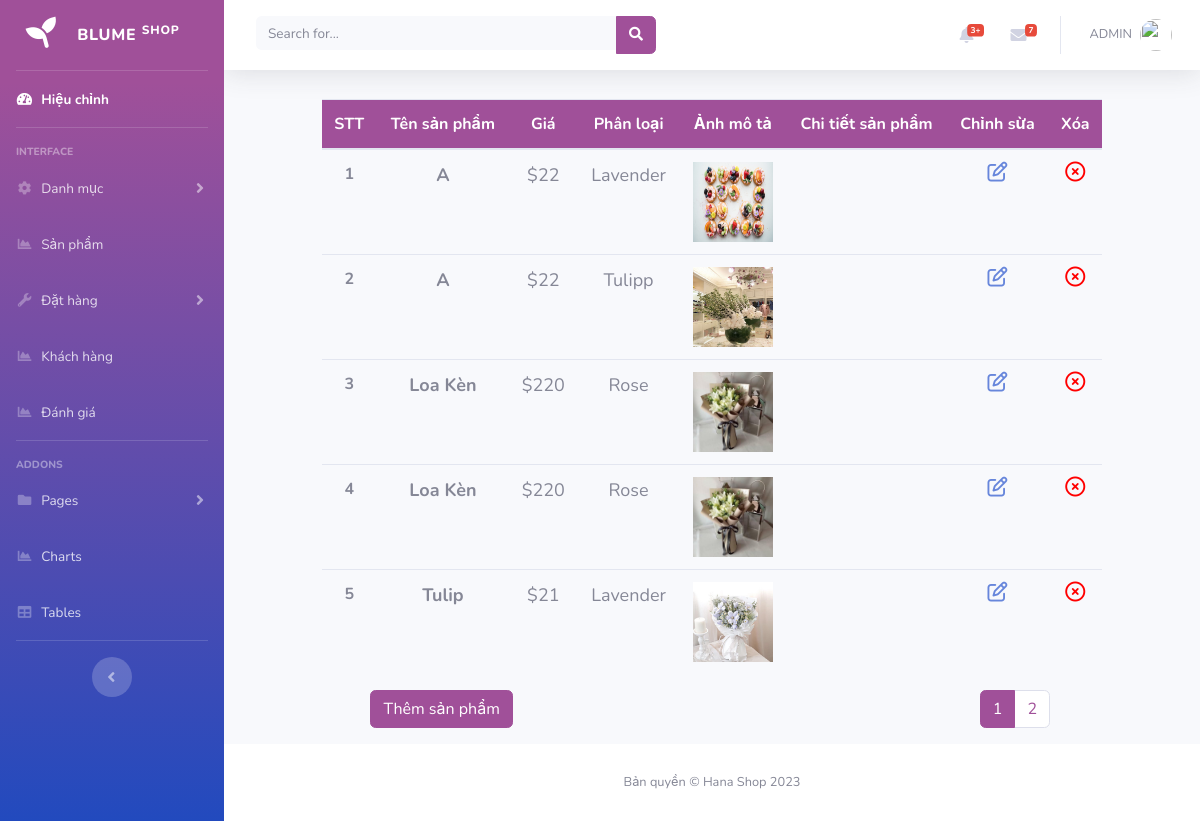
Page /addSanPham.php on the committed database.
### tables this page shows
CREATE TABLE `sanpham` (
  `id_sp` int(11) NOT NULL,
  `id_dm` int(10) NOT NULL,
  `ten_sp` varchar(50) NOT NULL,
  `gia_sp` float NOT NULL,
  `anh_mota` varchar(50) NOT NULL
);

CREATE TABLE `danhmuc` (
  `id_dm` int(11) NOT NULL,
  `name_dm` varchar(20) NOT NULL
);

### addSanPham.php (the view, shortened to what this page needs)
<?php
include_once './includes/header.php';
include_once './includes/navbar.php';
require_once './config/dbconnect.php';
?>
<body>
<div style="overflow-x:auto; ">
<table class="table table-hover" style="width:80%; margin-left: 10%; margin-top:0.5%;   text-align: center;">
  <thead>
    <tr style = "background-color: #a05099; color:white; margin-left:500px;">
      <th scope="col" >STT</th>
      <th scope="col">Tên sản phẩm</th>
      <th scope="col">Giá</th>
      <th scope="col">Phân loại</th>
      <th scope="col">Ảnh mô tả </th>
      <th scope="col">Chi tiết sản phẩm </th>
      <th scope="col">Chỉnh sừa</th>
      <th scope="col">Xóa</th>
    </tr>
  </thead>
  <tbody>
    <?php
    if(isset($_GET['page'])){
        $page = $_GET['page'];
    }else{
      $page = 1;
    }
    $rowPerPage =5;
    $perRow = $page*$rowPerPage-$rowPerPage;
    $sql = "SELECT * from sanpham inner join danhmuc on sanpham.id_dm=danhmuc.id_dm limit $perRow, $rowPerPage";
    $query = mysqli_query($conn, $sql);
    $result=$conn-> query($sql);
    $totalRow = mysqli_num_rows(mysqli_query($conn, "SELECT * from sanpham"));
    $totalPage = ceil($totalRow/$rowPerPage);
    $listPage = "";
    for($i=1; $i<=$totalPage; $i++){
        if($page==$i){
          $listPage.='<li class="page-item active"><a href="addSanPham.php?page='.$i.'" class="page-link" >'.$i.' <span class="sr-only">(current)</span></a></li>';
        }else{
          $listPage .='<li class="page-item"><a href="addSanPham.php?page='.$i.'" class="page-link">'.$i.'</a></li>';
        }
    }
    $count=1;
    if ($result-> num_rows > 0){
      while($row = mysqli_fetch_array($query)){
    ?>
    <tr>
      <th scope="row"><?= $count ?> </th>
      <th style="font-size:18px; text-transform: capitalize;"><?= $row['ten_sp'] ?> </th>
      <td style="font-size:18px; text-transform: capitalize;">$<?= $row['gia_sp'] ?> </td>
      <td style="font-size:18px; text-transform: capitalize;"> <?= $row['name_dm'] ?> </td>
      <th> <img src="img/<?= $row['anh_mota'] ?>" alt="" style ="width:80px; height:80px;">  </th>
      <td style="font-size:18px;"><?= $row['chitiet_sp'] ?> </td>
      <td>
        <a href="editSP.php?id_sp=<?= $row['id_sp'] ?>"><i class="fa-regular fa-pen-to-square" style="font-size: 20px; color:#6786db; "></i></a>
</td>
    <td>
      <a href="javascript:void(0);" onclick="confirmDelete(<?=$row['id_sp']?>)"><i class="fa-regular fa-circle-xmark" style="font-size:20px; color:red;"></i></a>
    </td>
    </tr>
    <?php
    $count=$count+1;
      }
    }
    ?>
  </tbody>
</table>
<button type="button" class="btn btn-success" style="margin-left:15%; background-color: #a05099; border: 1px solid #a05099;" data-toggle="modal" data-target="#myModal">Thêm sản phẩm</button>
                  <ul class="pagination" style="float:right; margin-right: 150px;">
                      <?php
                      echo $listPage;
                      ?>
                </ul>
</div>
</div>
</body>
<?php
include('includes/footer.php');
?>

### includes/header.php (shortened to what this page needs)
<!DOCTYPE html>
<html lang="en">
<head>
   <link rel="stylesheet" href="path/to/fontawesome/css/all.min.css">
<link rel="stylesheet" href="https://cdnjs.cloudflare.com/ajax/libs/font-awesome/6.0.0/css/all.min.css">
<link rel="stylesheet" href="https://cdnjs.cloudflare.com/ajax/libs/font-awesome/5.15.3/css/all.min.css">
  <link href="vendor/fontawesome-free/css/all.min.css" rel="stylesheet" type="text/css">
  <link href="css/sb-admin-2.min.css" rel="stylesheet">
</head>
<body id="page-top">
  <div id="wrapper">

### includes/navbar.php (shortened to what this page needs)
   <ul class="navbar-nav bg-gradient-primary sidebar sidebar-dark accordion" id="accordionSidebar">
<a class="sidebar-brand d-flex align-items-center justify-content-center" href="index.php">
  <div class="sidebar-brand-icon rotate-n-15">
    <i class="fa-solid fa-seedling"></i>
  </div>
  <div class="sidebar-brand-text mx-3">BLUME <sup>Shop</sup></div>
</a>
<hr class="sidebar-divider my-0">
<li class="nav-item active">
  <a class="nav-link" href="index.php">
    <i class="fas fa-fw fa-tachometer-alt"></i>
    <span>Hiệu chỉnh</span></a>
</li>
<hr class="sidebar-divider">
<div class="sidebar-heading">
  Interface
</div>
<li class="nav-item">
  <a class="nav-link collapsed" data-toggle="collapse" data-target="#collapseTwo" aria-expanded="true" aria-controls="collapseTwo">
    <i class="fas fa-fw fa-cog"></i>
    <span>Danh mục</span>
  </a>
</li>
<li class="nav-item">
  <a class="nav-link" href="addSanPham.php">
    <i class="fas fa-fw fa-chart-area"></i>
    <span>Sản phẩm</span></a>
</li>
<li class="nav-item">
  <a class="nav-link collapsed" href="#" data-toggle="collapse" data-target="#collapseUtilities" aria-expanded="true" aria-controls="collapseUtilities">
    <i class="fas fa-fw fa-wrench"></i>
    <span>Đặt hàng</span>
  </a>
</li>
<li class="nav-item">
  <a class="nav-link" href="register.php">
    <i class="fas fa-fw fa-chart-area"></i>
    <span>Khách hàng</span></a>
</li>
<li class="nav-item">
  <a class="nav-link" href="register.php">
    <i class="fas fa-fw fa-chart-area"></i>
    <span>Đánh giá</span></a>
</li>
<hr class="sidebar-divider">
<div class="sidebar-heading">
  Addons
</div>
<li class="nav-item">
  <a class="nav-link collapsed" href="#" data-toggle="collapse" data-target="#collapsePages" aria-expanded="true" aria-controls="collapsePages">
    <i class="fas fa-fw fa-folder"></i>
    <span>Pages</span>
  </a>
</li>
<li class="nav-item">
  <a class="nav-link" href="charts.html">
    <i class="fas fa-fw fa-chart-area"></i>
    <span>Charts</span></a>
</li>
<li class="nav-item">
  <a class="nav-link" href="tables.html">
    <i class="fas fa-fw fa-table"></i>
    <span>Tables</span></a>
</li>
<hr class="sidebar-divider d-none d-md-block">
<div class="text-center d-none d-md-inline">
  <button class="rounded-circle border-0" id="sidebarToggle"></button>
</div>
</ul>
    <div id="content-wrapper" class="d-flex flex-column">
      <div id="content">
        <nav class="navbar navbar-expand navbar-light bg-white topbar mb-4 static-top shadow">
          <form class="d-none d-sm-inline-block form-inline mr-auto ml-md-3 my-2 my-md-0 mw-100 navbar-search">
            <div class="input-group">
              <input type="text" class="form-control bg-light border-0 small" placeholder="Search for..." aria-label="Search" aria-describedby="basic-addon2">
              <div class="input-group-append">
                <button class="btn btn-primary" type="button">
                  <i class="fas fa-search fa-sm"></i>
                </button>
              </div>
            </div>
          </form>
          <ul class="navbar-nav ml-auto">
            <li class="nav-item dropdown no-arrow mx-1">
              <a class="nav-link dropdown-toggle" href="#" id="alertsDropdown" role="button" data-toggle="dropdown" aria-haspopup="true" aria-expanded="false">
                <i class="fas fa-bell fa-fw"></i>
                <span class="badge badge-danger badge-counter">3+</span>
              </a>
            </li>
            <li class="nav-item dropdown no-arrow mx-1">
              <a class="nav-link dropdown-toggle" href="#" id="messagesDropdown" role="button" data-toggle="dropdown" aria-haspopup="true" aria-expanded="false">
                <i class="fas fa-envelope fa-fw"></i>
                <span class="badge badge-danger badge-counter">7</span>
              </a>
            </li>
            <li class="nav-item dropdown no-arrow">
              <a class="nav-link dropdown-toggle" href="#" id="userDropdown" role="button" data-toggle="dropdown" aria-haspopup="true" aria-expanded="false">
                <span class="mr-2 d-none d-lg-inline text-gray-600 small">
               ADMIN
                </span>
                <img class="img-profile rounded-circle" src="https://source.unsplash.com/QAB-WJcbgJk/60x60">
              </a>
            </li>
          </ul>
        </nav>

### includes/footer.php (shortened to what this page needs)
      <footer class="sticky-footer bg-white">
        <div class="container my-auto">
          <div class="copyright text-center my-auto">
            <span>Bản quyền &copy; Hana Shop 2023</span>
          </div>
        </div>
      </footer>
</body>
</html>

### rows in the picture
sanpham: ten_sp "A", gia_sp "22", id_dm.name_dm "Lavender", anh_mota (picture)
sanpham: ten_sp "A", gia_sp "22", id_dm.name_dm "Tulipp", anh_mota (picture)
sanpham: ten_sp "Loa Kèn", gia_sp "220", id_dm.name_dm "Rose", anh_mota (picture)
sanpham: ten_sp "Loa Kèn", gia_sp "220", id_dm.name_dm "Rose", anh_mota (picture)
sanpham: ten_sp "Tulip", gia_sp "21", id_dm.name_dm "Lavender", anh_mota (picture)
